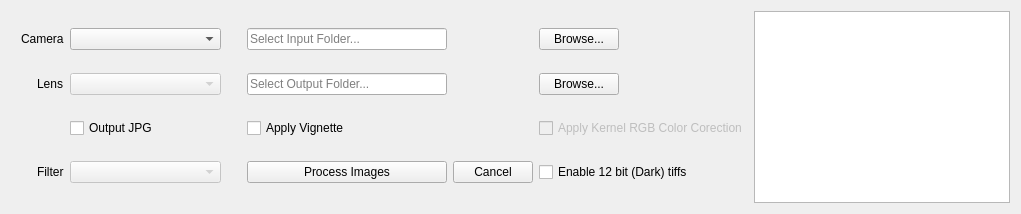
      <widget class="QWidget" name="PreProcessTab">
       <attribute name="title">
        <string>Process</string>
       </attribute>
       <layout class="QHBoxLayout" name="horizontalLayout_13">
        <item>
         <layout class="QHBoxLayout" name="horizontalLayout_2">
          <item>
           <layout class="QGridLayout" name="gridLayout_3">
            <item row="0" column="1">
             <widget class="QLabel" name="PreProcessCameraModelLabel">
              <property name="text">
               <string>Camera</string>
              </property>
             </widget>
            </item>
            <item row="1" column="3">
             <widget class="QComboBox" name="PreProcessLens">
              <property name="enabled">
               <bool>false</bool>
              </property>
              <property name="sizePolicy">
               <sizepolicy hsizetype="Fixed" vsizetype="Fixed">
                <horstretch>0</horstretch>
                <verstretch>0</verstretch>
               </sizepolicy>
              </property>
              <property name="minimumSize">
               <size>
                <width>151</width>
                <height>0</height>
               </size>
              </property>
              <property name="editable">
               <bool>false</bool>
              </property>
              <property name="insertPolicy">
               <enum>QComboBox::InsertAtCurrent</enum>
              </property>
              <property name="duplicatesEnabled">
               <bool>true</bool>
              </property>
             </widget>
            </item>
            <item row="3" column="3">
             <widget class="QComboBox" name="PreProcessFilter">
              <property name="enabled">
               <bool>false</bool>
              </property>
              <property name="sizePolicy">
               <sizepolicy hsizetype="Fixed" vsizetype="Fixed">
                <horstretch>0</horstretch>
                <verstretch>0</verstretch>
               </sizepolicy>
              </property>
              <property name="minimumSize">
               <size>
                <width>151</width>
                <height>0</height>
               </size>
              </property>
              <property name="duplicatesEnabled">
               <bool>true</bool>
              </property>
             </widget>
            </item>
            <item row="0" column="5">
             <widget class="QLineEdit" name="PreProcessInFolder">
              <property name="text">
               <string/>
              </property>
              <property name="placeholderText">
               <string>Select Input Folder...</string>
              </property>
             </widget>
            </item>
            <item row="0" column="7">
             <widget class="QPushButton" name="PreProcessInButton">
              <property name="sizePolicy">
               <sizepolicy hsizetype="Fixed" vsizetype="Fixed">
                <horstretch>0</horstretch>
                <verstretch>0</verstretch>
               </sizepolicy>
              </property>
              <property name="text">
               <string>Browse...</string>
              </property>
             </widget>
            </item>
            <item row="0" column="0">
             <spacer name="horizontalSpacer_3">
              <property name="orientation">
               <enum>Qt::Horizontal</enum>
              </property>
              <property name="sizeType">
               <enum>QSizePolicy::Fixed</enum>
              </property>
              <property name="sizeHint" stdset="0">
               <size>
                <width>10</width>
                <height>20</height>
               </size>
              </property>
             </spacer>
            </item>
            <item row="3" column="4">
             <spacer name="horizontalSpacer_8">
              <property name="orientation">
               <enum>Qt::Horizontal</enum>
              </property>
              <property name="sizeType">
               <enum>QSizePolicy::Fixed</enum>
              </property>
              <property name="sizeHint" stdset="0">
               <size>
                <width>20</width>
                <height>20</height>
               </size>
              </property>
             </spacer>
            </item>
            <item row="3" column="0">
             <spacer name="horizontalSpacer_4">
              <property name="orientation">
               <enum>Qt::Horizontal</enum>
              </property>
              <property name="sizeType">
               <enum>QSizePolicy::Fixed</enum>
              </property>
              <property name="sizeHint" stdset="0">
               <size>
                <width>10</width>
                <height>20</height>
               </size>
              </property>
             </spacer>
            </item>
            <item row="1" column="4">
             <spacer name="horizontalSpacer_7">
              <property name="orientation">
               <enum>Qt::Horizontal</enum>
              </property>
              <property name="sizeType">
               <enum>QSizePolicy::Fixed</enum>
              </property>
              <property name="sizeHint" stdset="0">
               <size>
                <width>20</width>
                <height>20</height>
               </size>
              </property>
             </spacer>
            </item>
            <item row="0" column="4">
             <spacer name="horizontalSpacer_6">
              <property name="orientation">
               <enum>Qt::Horizontal</enum>
              </property>
              <property name="sizeType">
               <enum>QSizePolicy::Fixed</enum>
              </property>
              <property name="sizeHint" stdset="0">
               <size>
                <width>20</width>
                <height>20</height>
               </size>
              </property>
             </spacer>
            </item>
            <item row="1" column="1" alignment="Qt::AlignRight">
             <widget class="QLabel" name="label_13">
              <property name="text">
               <string>Lens</string>
              </property>
             </widget>
            </item>
            <item row="3" column="1" alignment="Qt::AlignRight">
             <widget class="QLabel" name="label_14">
              <property name="text">
               <string>Filter</string>
              </property>
             </widget>
            </item>
            <item row="1" column="7">
             <widget class="QPushButton" name="PreProcessOutButton">
              <property name="sizePolicy">
               <sizepolicy hsizetype="Fixed" vsizetype="Fixed">
                <horstretch>0</horstretch>
                <verstretch>0</verstretch>
               </sizepolicy>
              </property>
              <property name="text">
               <string>Browse...</string>
              </property>
             </widget>
            </item>
            <item row="1" column="5">
             <widget class="QLineEdit" name="PreProcessOutFolder">
              <property name="placeholderText">
               <string>Select Output Folder...</string>
              </property>
             </widget>
            </item>
            <item row="3" column="5">
             <widget class="QPushButton" name="PreProcessButton">
              <property name="sizePolicy">
               <sizepolicy hsizetype="Fixed" vsizetype="Fixed">
                <horstretch>0</horstretch>
                <verstretch>0</verstretch>
               </sizepolicy>
              </property>
              <property name="minimumSize">
               <size>
                <width>200</width>
                <height>0</height>
               </size>
              </property>
              <property name="text">
               <string>Process Images</string>
              </property>
             </widget>
            </item>
            <item row="2" column="5">
             <widget class="QCheckBox" name="PreProcessVignette">
              <property name="text">
               <string>Apply Vignette</string>
              </property>
             </widget>
            </item>
            <item row="1" column="0">
             <spacer name="horizontalSpacer_5">
              <property name="orientation">
               <enum>Qt::Horizontal</enum>
              </property>
              <property name="sizeType">
               <enum>QSizePolicy::Fixed</enum>
              </property>
              <property name="sizeHint" stdset="0">
               <size>
                <width>10</width>
                <height>20</height>
               </size>
              </property>
             </spacer>
            </item>
            <item row="0" column="3">
             <widget class="QComboBox" name="PreProcessCameraModel">
              <property name="sizePolicy">
               <sizepolicy hsizetype="Fixed" vsizetype="Fixed">
                <horstretch>0</horstretch>
                <verstretch>0</verstretch>
               </sizepolicy>
              </property>
              <property name="minimumSize">
               <size>
                <width>151</width>
                <height>0</height>
               </size>
              </property>
              <property name="currentIndex">
               <number>-1</number>
              </property>
              <item>
               <property name="text">
                <string>Kernel 1.2</string>
               </property>
              </item>
              <item>
               <property name="text">
                <string>Kernel 3.2</string>
               </property>
              </item>
              <item>
               <property name="text">
                <string>Kernel 14.4</string>
               </property>
              </item>
              <item>
               <property name="text">
                <string>Survey3</string>
               </property>
              </item>
              <item>
               <property name="text">
                <string>Survey2</string>
               </property>
              </item>
              <item>
               <property name="text">
                <string>Survey1</string>
               </property>
              </item>
              <item>
               <property name="text">
                <string>DJI Phantom 4</string>
               </property>
              </item>
              <item>
               <property name="text">
                <string>DJI Phantom 4 Pro</string>
               </property>
              </item>
              <item>
               <property name="text">
                <string>DJI Phantom 3a</string>
               </property>
              </item>
              <item>
               <property name="text">
                <string>DJI Phantom 3p</string>
               </property>
              </item>
              <item>
               <property name="text">
                <string>DJI X3</string>
               </property>
              </item>
             </widget>
            </item>
            <item row="3" column="7">
             <widget class="QCheckBox" name="PreProcessDarkBox">
              <property name="text">
               <string>Enable 12 bit (Dark) tiffs</string>
              </property>
             </widget>
            </item>
            <item row="2" column="7">
             <widget class="QCheckBox" name="PreProcessColorBox">
              <property name="enabled">
               <bool>false</bool>
              </property>
              <property name="text">
               <string>Apply Kernel RGB Color Corection</string>
              </property>
             </widget>
            </item>
            <item row="2" column="3">
             <widget class="QCheckBox" name="PreProcessJPGBox">
              <property name="text">
               <string>Output JPG</string>
              </property>
             </widget>
            </item>
            <item row="3" column="6">
             <widget class="QPushButton" name="PreProcessCancelButton">
              <property name="text">
               <string>Cancel</string>
              </property>
             </widget>
            </item>
           </layout>
          </item>
          <item>
           <widget class="QTextEdit" name="PreProcessLog">
            <property name="sizePolicy">
             <sizepolicy hsizetype="Fixed" vsizetype="Expanding">
              <horstretch>0</horstretch>
              <verstretch>0</verstretch>
             </sizepolicy>
            </property>
            <property name="layoutDirection">
             <enum>Qt::LeftToRight</enum>
            </property>
            <property name="readOnly">
             <bool>false</bool>
            </property>
            <property name="overwriteMode">
             <bool>true</bool>
            </property>
           </widget>
          </item>
         </layout>
        </item>
       </layout>
      </widget>
